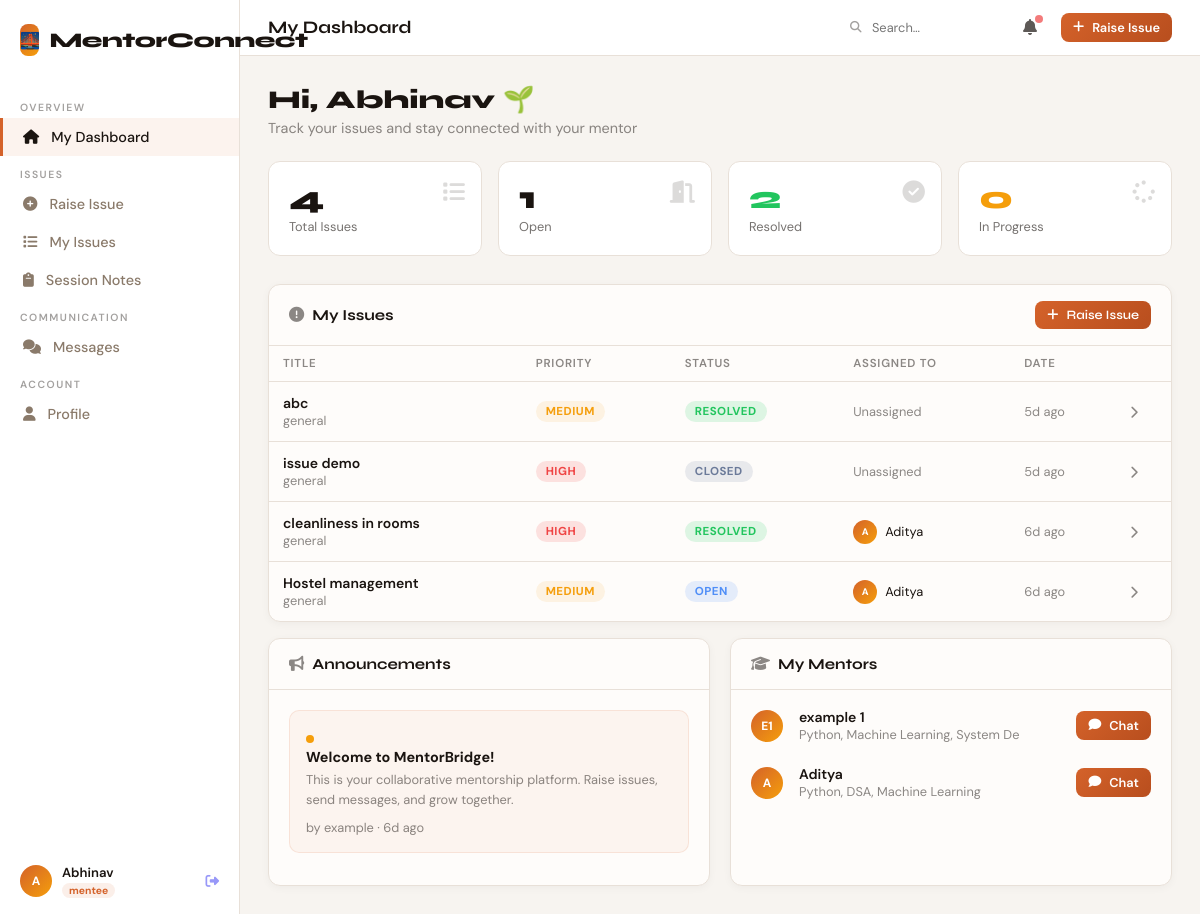
The app's page /dashboard (signed in) with its own data.
### mentor_app/app.py (models this page shows)
class User(db.Model):
    id = db.Column(db.Integer, primary_key=True)
    name = db.Column(db.String(100), nullable=False)
    email = db.Column(db.String(120), unique=True, nullable=False)
    password = db.Column(db.String(200), nullable=False)
    role = db.Column(db.String(20), nullable=False)  # 'mentor' or 'mentee'
    bio = db.Column(db.Text, default='')
    expertise = db.Column(db.String(200), default='')
    avatar_initial = db.Column(db.String(2), default='')
    created_at = db.Column(db.DateTime, default=datetime.utcnow)
    is_active = db.Column(db.Boolean, default=True)
    issues_raised = db.relationship('Issue', foreign_keys='Issue.raised_by', backref='raiser', lazy=True)
    issues_assigned = db.relationship('Issue', foreign_keys='Issue.assigned_to', backref='assignee', lazy=True)
    messages_sent = db.relationship('Message', foreign_keys='Message.sender_id', backref='sender', lazy=True)

class Issue(db.Model):
    id = db.Column(db.Integer, primary_key=True)
    title = db.Column(db.String(200), nullable=False)
    description = db.Column(db.Text, nullable=False)
    priority = db.Column(db.String(20), default='medium')  # low, medium, high, urgent
    status = db.Column(db.String(20), default='open')  # open, in_progress, resolved, closed
    category = db.Column(db.String(50), default='general')
    raised_by = db.Column(db.Integer, db.ForeignKey('user.id'), nullable=False)
    assigned_to = db.Column(db.Integer, db.ForeignKey('user.id'), nullable=True)
    created_at = db.Column(db.DateTime, default=datetime.utcnow)
    updated_at = db.Column(db.DateTime, default=datetime.utcnow, onupdate=datetime.utcnow)
    resolution_notes = db.Column(db.Text, default='')
    comments = db.relationship('Comment', backref='issue', lazy=True, cascade='all, delete-orphan')

class Announcement(db.Model):
    id = db.Column(db.Integer, primary_key=True)
    title = db.Column(db.String(200), nullable=False)
    content = db.Column(db.Text, nullable=False)
    author_id = db.Column(db.Integer, db.ForeignKey('user.id'), nullable=False)
    created_at = db.Column(db.DateTime, default=datetime.utcnow)
    is_pinned = db.Column(db.Boolean, default=False)
    author = db.relationship('User', backref='announcements')

### mentor_app/app.py (the view)
@app.route('/dashboard')
@login_required
def dashboard():
    user = get_current_user()
    if user.role == 'mentor':
        all_issues = Issue.query.order_by(Issue.created_at.desc()).all()
        mentees = User.query.filter_by(role='mentee', is_active=True).all()
        open_count = Issue.query.filter_by(status='open').count()
        in_progress_count = Issue.query.filter_by(status='in_progress').count()
        resolved_count = Issue.query.filter_by(status='resolved').count()
        urgent_count = Issue.query.filter_by(priority='urgent', status='open').count()
        announcements = Announcement.query.order_by(Announcement.is_pinned.desc(), Announcement.created_at.desc()).limit(5).all()
        unread_msgs = Message.query.filter_by(receiver_id=user.id, is_read=False).count()
        return render_template('mentor_dashboard.html',
            user=user, issues=all_issues, mentees=mentees,
            open_count=open_count, in_progress_count=in_progress_count,
            resolved_count=resolved_count, urgent_count=urgent_count,
            announcements=announcements, unread_msgs=unread_msgs)
    else:
        my_issues = Issue.query.filter_by(raised_by=user.id).order_by(Issue.created_at.desc()).all()
        announcements = Announcement.query.order_by(Announcement.is_pinned.desc(), Announcement.created_at.desc()).limit(5).all()
        mentors = User.query.filter_by(role='mentor', is_active=True).all()
        unread_msgs = Message.query.filter_by(receiver_id=user.id, is_read=False).count()
        return render_template('mentee_dashboard.html',
            user=user, issues=my_issues, announcements=announcements,
            mentors=mentors, unread_msgs=unread_msgs)

### mentor_app/app.py (called while the page is built)
def login_required(f):
    from functools import wraps
    @wraps(f)
    def decorated(*args, **kwargs):
        if 'user_id' not in session:
            return redirect(url_for('login'))
        return f(*args, **kwargs)
    return decorated

def get_current_user():
    if 'user_id' in session:
        return User.query.get(session['user_id'])
    return None

def time_ago(dt):
    now = datetime.utcnow()
    diff = now - dt
    seconds = diff.total_seconds()
    if seconds < 60: return 'just now'
    elif seconds < 3600: return f"{int(seconds//60)}m ago"
    elif seconds < 86400: return f"{int(seconds//3600)}h ago"
    elif seconds < 604800: return f"{int(seconds//86400)}d ago"
    else: return dt.strftime('%b %d')

@app.context_processor
def inject_notifications():
    if 'user_id' in session:
        notifs = Notification.query.filter_by(
            user_id=session['user_id'], is_read=False
        ).order_by(Notification.created_at.desc()).limit(8).all()
        return {'g_notifs': notifs, 'g_notif_count': len(notifs)}
    return {'g_notifs': [], 'g_notif_count': 0}

### mentor_app/templates/mentee_dashboard.html (shortened to what this page needs)
{% extends "base.html" %}
{% block page_title %}My Dashboard{% endblock %}
{% block content %}
<div class="page-header fade-up">
  <h2>Hi, {{ user.name.split()[0] }} 🌱</h2>
  <p>Track your issues and stay connected with your mentor</p>
</div>
<div class="stats-grid fade-up delay-1">
  <div class="stat-card">
    <div class="stat-icon"><i class="fas fa-list"></i></div>
    <div class="stat-number">{{ issues|length }}</div>
    <div class="stat-label">Total Issues</div>
  </div>
  <div class="stat-card">
    <div class="stat-icon"><i class="fas fa-door-open"></i></div>
    <div class="stat-number">{{ issues|selectattr('status','eq','open')|list|length }}</div>
    <div class="stat-label">Open</div>
  </div>
  <div class="stat-card">
    <div class="stat-icon"><i class="fas fa-check-circle"></i></div>
    <div class="stat-number" style="color:var(--success)">{{ issues|selectattr('status','eq','resolved')|list|length }}</div>
    <div class="stat-label">Resolved</div>
  </div>
  <div class="stat-card">
    <div class="stat-icon"><i class="fas fa-spinner"></i></div>
    <div class="stat-number" style="color:var(--warning)">{{ issues|selectattr('status','eq','in_progress')|list|length }}</div>
    <div class="stat-label">In Progress</div>
  </div>
</div>
<div class="grid-2 fade-up delay-2">
  <div class="card" id="issues" style="grid-column: 1 / -1">
    <div class="card-header">
      <span><i class="fas fa-exclamation-circle" style="margin-right:8px;opacity:0.5"></i>My Issues</span>
      <a href="{{ url_for('new_issue') }}" class="btn btn-primary btn-sm"><i class="fas fa-plus"></i> Raise Issue</a>
    </div>
    <div class="card-body" style="padding:0">
      {% if issues %}
      <table class="data-table">
        <thead>
          <tr>
            <th>Title</th>
            <th>Priority</th>
            <th>Status</th>
            <th>Assigned To</th>
            <th>Date</th>
            <th></th>
          </tr>
        </thead>
        <tbody>
          {% for issue in issues %}
          <tr class="issue-row" onclick="location.href='{{ url_for('view_issue', issue_id=issue.id) }}'">
            <td>
              <div style="font-weight:600;font-size:0.875rem">{{ issue.title[:55] }}{% if issue.title|length > 55 %}…{% endif %}</div>
              <div class="text-muted text-sm">{{ issue.category }}</div>
            </td>
            <td><span class="badge badge-{{ issue.priority }}">{{ issue.priority }}</span></td>
            <td><span class="badge badge-{{ issue.status }}">{{ issue.status.replace('_',' ') }}</span></td>
            <td class="text-sm">
              {% if issue.assignee %}
                <div class="flex items-center gap-1">
                  <div class="avatar" style="width:24px;height:24px;font-size:0.6rem">{{ issue.assignee.avatar_initial or issue.assignee.name[0] }}</div>
                  {{ issue.assignee.name.split()[0] }}
                </div>
              {% else %}
                <span class="text-muted">Unassigned</span>
              {% endif %}
            </td>
            <td class="text-muted text-sm">{{ time_ago(issue.created_at) }}</td>
            <td><i class="fas fa-chevron-right text-muted text-sm"></i></td>
          </tr>
          {% endfor %}
        </tbody>
      </table>
      {% else %}
      <div class="empty-state">
        <i class="fas fa-inbox"></i>
        <div style="font-weight:600;margin-bottom:8px">No issues raised yet</div>
        <a href="{{ url_for('new_issue') }}" class="btn btn-primary btn-sm">Raise your first issue</a>
      </div>
      {% endif %}
    </div>
  </div>
</div>
<div class="grid-2 mt-2 fade-up delay-3">
  <div class="card">
    <div class="card-header">
      <span><i class="fas fa-bullhorn" style="margin-right:8px;opacity:0.5"></i>Announcements</span>
    </div>
    <div class="card-body">
      {% for ann in announcements %}
      <div class="announcement-card">
        {% if ann.is_pinned %}<span class="pinned-dot"></span>{% endif %}
        <div style="font-weight:700;font-size:0.9rem;margin-bottom:4px">{{ ann.title }}</div>
        <div class="text-muted text-sm" style="line-height:1.6">{{ ann.content[:150] }}{% if ann.content|length > 150 %}…{% endif %}</div>
        <div class="flex items-center justify-between mt-1">
          <span class="text-muted text-sm">by {{ ann.author.name.split()[0] }} · {{ time_ago(ann.created_at) }}</span>
        </div>
      </div>
      {% else %}
      <div class="empty-state" style="padding:24px"><i class="fas fa-bullhorn"></i> No announcements yet</div>
      {% endfor %}
    </div>
  </div>
  <div class="card">
    <div class="card-header">
      <span><i class="fas fa-graduation-cap" style="margin-right:8px;opacity:0.5"></i>My Mentors</span>
    </div>
    <div class="card-body" style="padding:8px">
      {% for mentor in mentors %}
      <div class="flex items-center gap-2" style="padding:10px 12px;border-radius:8px;margin-bottom:2px">
        <div class="avatar">{{ mentor.avatar_initial or mentor.name[0] }}</div>
        <div style="flex:1">
          <div style="font-weight:600;font-size:0.875rem">{{ mentor.name }}</div>
          <div class="text-muted text-sm">{{ mentor.expertise[:35] if mentor.expertise else 'Mentor' }}</div>
        </div>
        <a href="{{ url_for('conversation', contact_id=mentor.id) }}" class="btn btn-primary btn-sm">
          <i class="fas fa-comment"></i> Chat
        </a>
      </div>
      {% else %}
      <div class="empty-state" style="padding:24px"><i class="fas fa-user-slash"></i> No mentors available</div>
      {% endfor %}
    </div>
  </div>
</div>
{% endblock %}

### mentor_app/templates/base.html (shortened to what this page needs)
<!DOCTYPE html>
<html lang="en">
<head>
<link rel="stylesheet" href="https://cdnjs.cloudflare.com/ajax/libs/font-awesome/6.5.0/css/all.min.css">
</head>
<body class="{% if session.get('role') == 'mentor' %}mentor-theme{% else %}mentee-theme{% endif %}">
{% if session.get('user_id') %}
<div class="app-layout">
  <nav class="sidebar">
    <div class="sidebar-logo">
      <div class="logo-icon">🌉</div>
      MentorConnect
    </div>
    <div class="sidebar-nav">
      {% if session.get('role') == 'mentor' %}
      <div class="nav-section">Overview</div>
      <a href="{{ url_for('dashboard') }}" class="nav-link {% if request.endpoint == 'dashboard' %}active{% endif %}">
        <i class="fas fa-chart-line"></i> Dashboard
      </a>
      <a href="{{ url_for('analytics') }}" class="nav-link {% if request.endpoint == 'analytics' %}active{% endif %}">
        <i class="fas fa-chart-bar"></i> Analytics
      </a>
      <div class="nav-section">Management</div>
      <a href="{{ url_for('dashboard') }}#issues" class="nav-link">
        <i class="fas fa-exclamation-circle"></i> All Issues
      </a>
      <a href="{{ url_for('manage_users') }}" class="nav-link {% if request.endpoint == 'manage_users' %}active{% endif %}">
        <i class="fas fa-users"></i> Mentees
      </a>
      <a href="{{ url_for('session_notes') }}" class="nav-link {% if request.endpoint == 'session_notes' %}active{% endif %}">
        <i class="fas fa-clipboard"></i> Session Notes
      </a>
      <a href="{{ url_for('new_announcement') }}" class="nav-link {% if request.endpoint == 'new_announcement' %}active{% endif %}">
        <i class="fas fa-bullhorn"></i> Announcement
      </a>
      {% else %}
      <div class="nav-section">Overview</div>
      <a href="{{ url_for('dashboard') }}" class="nav-link {% if request.endpoint == 'dashboard' %}active{% endif %}">
        <i class="fas fa-home"></i> My Dashboard
      </a>
      <div class="nav-section">Issues</div>
      <a href="{{ url_for('new_issue') }}" class="nav-link {% if request.endpoint == 'new_issue' %}active{% endif %}">
        <i class="fas fa-plus-circle"></i> Raise Issue
      </a>
      <a href="{{ url_for('dashboard') }}#issues" class="nav-link">
        <i class="fas fa-list"></i> My Issues
      </a>
      <a href="{{ url_for('session_notes') }}" class="nav-link {% if request.endpoint == 'session_notes' %}active{% endif %}">
        <i class="fas fa-clipboard"></i> Session Notes
      </a>
      {% endif %}
      <div class="nav-section">Communication</div>
      <a href="{{ url_for('messages') }}" class="nav-link {% if request.endpoint in ['messages','conversation'] %}active{% endif %}">
        <i class="fas fa-comments"></i> Messages
        {% set unread = namespace(count=0) %}
      </a>
      <div class="nav-section">Account</div>
      <a href="{{ url_for('profile') }}" class="nav-link {% if request.endpoint == 'profile' %}active{% endif %}">
        <i class="fas fa-user"></i> Profile
      </a>
    </div>
    <div class="sidebar-footer">
      <div class="user-chip">
        <div class="avatar">{{ session.get('name','?')[0].upper() }}</div>
        <div>
          <div style="font-weight:600;font-size:0.82rem;">{{ session.get('name','User') }}</div>
          <span class="badge-role" style="font-size:0.65rem;padding:1px 7px;border-radius:10px;">{{ session.get('role','') }}</span>
        </div>
        <a href="{{ url_for('logout') }}" style="margin-left:auto;opacity:0.4;text-decoration:none;font-size:0.85rem;" title="Logout"><i class="fas fa-sign-out-alt"></i></a>
      </div>
    </div>
  </nav>
  <div class="main-content">
    <div class="top-bar">
      <h1>{% block page_title %}{% endblock %}</h1>
      <div class="flex items-center gap-2">
        <form action="{{ url_for('search') }}" method="GET" style="position:relative">
          <input name="q" type="text" placeholder="Search…" value="{{ request.args.get('q','') }}"
            style="padding:6px 12px 6px 32px;border-radius:20px;border:1px solid rgba(255,255,255,0.1);
            background:rgba(255,255,255,0.05);color:inherit;font-size:0.8rem;width:160px;outline:none;
            font-family:'DM Sans',sans-serif;">
          <i class="fas fa-search" style="position:absolute;left:11px;top:50%;transform:translateY(-50%);font-size:0.72rem;opacity:0.4"></i>
        </form>
        <div style="position:relative">
          <button onclick="toggleNotifPanel()" style="background:transparent;border:none;cursor:pointer;color:inherit;
            padding:6px 8px;border-radius:8px;position:relative;font-size:1rem;opacity:0.7">
            <i class="fas fa-bell"></i>
            {% if g_notif_count > 0 %}
            <span style="position:absolute;top:2px;right:2px;width:8px;height:8px;background:var(--danger);border-radius:50%;display:block"></span>
            {% endif %}
          </button>
        </div>
        {% if session.get('role') == 'mentee' %}
        <a href="{{ url_for('new_issue') }}" class="btn btn-primary btn-sm"><i class="fas fa-plus"></i> Raise Issue</a>
        {% else %}
        <a href="{{ url_for('new_announcement') }}" class="btn btn-primary btn-sm"><i class="fas fa-bullhorn"></i> Announce</a>
        {% endif %}
      </div>
    </div>
    <div class="page-body">
      {% block content %}{% endblock %}
    </div>
  </div>
</div>
{% else %}
{% block public_content %}{% endblock %}
{% endif %}
</body>
</html>

### records on screen
User: get "Abhinav", get "mentee", name "Abhinav"
Issue: title "abc", category "general", priority "MEDIUM", status.replace "RESOLVED", shows "Unassigned", created_at "5d ago"
Issue: title "issue demo", category "general", priority "HIGH", status.replace "CLOSED", shows "Unassigned", created_at "5d ago"
Issue: title "cleanliness in rooms", category "general", priority "HIGH", status.replace "RESOLVED", assignee "A", assignee.name "Aditya", created_at "6d ago"
Issue: title "Hostel management", category "general", priority "MEDIUM", status.replace "OPEN", assignee "A", assignee.name "Aditya", created_at "6d ago"
Announcement: is_pinned True (drawn), title "Welcome to MentorBridge!", content "This is your collaborative mentorship platform. Raise issues, send messages, and grow together.", author.name "example", created_at "6d ago"
User: avatar_initial "E1", name "example 1", expertise "Python, Machine Learning, System De"
User: avatar_initial "A", name "Aditya", expertise "Python, DSA, Machine Learning"

### other values on screen
{{ session.get('name','?')[0].upper() }} "A"
{{ issues|length }} "4"
{{ issues|selectattr('status','eq','open')|list|length }} "1"
{{ issues|selectattr('status','eq','resolved')|list|length }} "2"
{{ issues|selectattr('status','eq','in_progress')|list|length }} "0"
